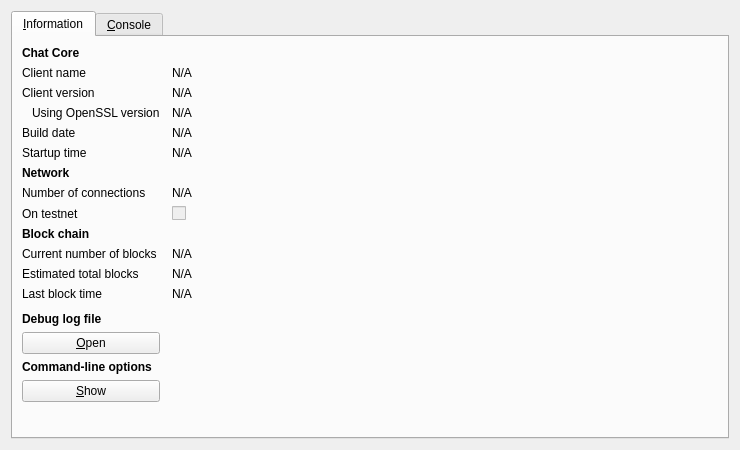
<?xml version="1.0" encoding="UTF-8"?>
<ui version="4.0">
 <class>RPCConsole</class>
 <widget class="QDialog" name="RPCConsole">
  <property name="geometry">
   <rect>
    <x>0</x>
    <y>0</y>
    <width>740</width>
    <height>450</height>
   </rect>
  </property>
  <property name="windowTitle">
   <string>Chat - Debug window</string>
  </property>
  <layout class="QVBoxLayout" name="verticalLayout_2">
   <item>
    <widget class="QTabWidget" name="tabWidget">
     <property name="currentIndex">
      <number>0</number>
     </property>
     <widget class="QWidget" name="tab_info">
      <attribute name="title">
       <string>&amp;Information</string>
      </attribute>
      <layout class="QGridLayout" name="gridLayout" columnstretch="0,1">
       <property name="horizontalSpacing">
        <number>12</number>
       </property>
       <item row="0" column="0">
        <widget class="QLabel" name="label_9">
         <property name="font">
          <font>
           <weight>75</weight>
           <bold>true</bold>
          </font>
         </property>
         <property name="text">
          <string>Chat Core</string>
         </property>
        </widget>
       </item>
       <item row="1" column="0">
        <widget class="QLabel" name="label_5">
         <property name="text">
          <string>Client name</string>
         </property>
        </widget>
       </item>
       <item row="1" column="1">
        <widget class="QLabel" name="clientName">
         <property name="cursor">
          <cursorShape>IBeamCursor</cursorShape>
         </property>
         <property name="text">
          <string>N/A</string>
         </property>
         <property name="textFormat">
          <enum>Qt::PlainText</enum>
         </property>
         <property name="textInteractionFlags">
          <set>Qt::LinksAccessibleByMouse|Qt::TextSelectableByKeyboard|Qt::TextSelectableByMouse</set>
         </property>
        </widget>
       </item>
       <item row="2" column="0">
        <widget class="QLabel" name="label_6">
         <property name="text">
          <string>Client version</string>
         </property>
        </widget>
       </item>
       <item row="2" column="1">
        <widget class="QLabel" name="clientVersion">
         <property name="cursor">
          <cursorShape>IBeamCursor</cursorShape>
         </property>
         <property name="text">
          <string>N/A</string>
         </property>
         <property name="textFormat">
          <enum>Qt::PlainText</enum>
         </property>
         <property name="textInteractionFlags">
          <set>Qt::LinksAccessibleByMouse|Qt::TextSelectableByKeyboard|Qt::TextSelectableByMouse</set>
         </property>
        </widget>
       </item>
       <item row="3" column="0">
        <widget class="QLabel" name="label_14">
         <property name="text">
          <string>Using OpenSSL version</string>
         </property>
         <property name="indent">
          <number>10</number>
         </property>
        </widget>
       </item>
       <item row="3" column="1">
        <widget class="QLabel" name="openSSLVersion">
         <property name="cursor">
          <cursorShape>IBeamCursor</cursorShape>
         </property>
         <property name="text">
          <string>N/A</string>
         </property>
         <property name="textFormat">
          <enum>Qt::PlainText</enum>
         </property>
         <property name="textInteractionFlags">
          <set>Qt::LinksAccessibleByMouse|Qt::TextSelectableByKeyboard|Qt::TextSelectableByMouse</set>
         </property>
        </widget>
       </item>
       <item row="4" column="0">
        <widget class="QLabel" name="label_12">
         <property name="text">
          <string>Build date</string>
         </property>
        </widget>
       </item>
       <item row="4" column="1">
        <widget class="QLabel" name="buildDate">
         <property name="cursor">
          <cursorShape>IBeamCursor</cursorShape>
         </property>
         <property name="text">
          <string>N/A</string>
         </property>
         <property name="textFormat">
          <enum>Qt::PlainText</enum>
         </property>
         <property name="textInteractionFlags">
          <set>Qt::LinksAccessibleByMouse|Qt::TextSelectableByKeyboard|Qt::TextSelectableByMouse</set>
         </property>
        </widget>
       </item>
       <item row="5" column="0">
        <widget class="QLabel" name="label_13">
         <property name="text">
          <string>Startup time</string>
         </property>
        </widget>
       </item>
       <item row="5" column="1">
        <widget class="QLabel" name="startupTime">
         <property name="cursor">
          <cursorShape>IBeamCursor</cursorShape>
         </property>
         <property name="text">
          <string>N/A</string>
         </property>
         <property name="textFormat">
          <enum>Qt::PlainText</enum>
         </property>
         <property name="textInteractionFlags">
          <set>Qt::LinksAccessibleByMouse|Qt::TextSelectableByKeyboard|Qt::TextSelectableByMouse</set>
         </property>
        </widget>
       </item>
       <item row="6" column="0">
        <widget class="QLabel" name="label_11">
         <property name="font">
          <font>
           <weight>75</weight>
           <bold>true</bold>
          </font>
         </property>
         <property name="text">
          <string>Network</string>
         </property>
        </widget>
       </item>
       <item row="7" column="0">
        <widget class="QLabel" name="label_7">
         <property name="text">
          <string>Number of connections</string>
         </property>
        </widget>
       </item>
       <item row="7" column="1">
        <widget class="QLabel" name="numberOfConnections">
         <property name="cursor">
          <cursorShape>IBeamCursor</cursorShape>
         </property>
         <property name="text">
          <string>N/A</string>
         </property>
         <property name="textFormat">
          <enum>Qt::PlainText</enum>
         </property>
         <property name="textInteractionFlags">
          <set>Qt::LinksAccessibleByMouse|Qt::TextSelectableByKeyboard|Qt::TextSelectableByMouse</set>
         </property>
        </widget>
       </item>
       <item row="8" column="0">
        <widget class="QLabel" name="label_8">
         <property name="text">
          <string>On testnet</string>
         </property>
        </widget>
       </item>
       <item row="8" column="1">
        <widget class="QCheckBox" name="isTestNet">
         <property name="enabled">
          <bool>false</bool>
         </property>
         <property name="text">
          <string/>
         </property>
        </widget>
       </item>
       <item row="9" column="0">
        <widget class="QLabel" name="label_10">
         <property name="font">
          <font>
           <weight>75</weight>
           <bold>true</bold>
          </font>
         </property>
         <property name="text">
          <string>Block chain</string>
         </property>
        </widget>
       </item>
       <item row="10" column="0">
        <widget class="QLabel" name="label_3">
         <property name="text">
          <string>Current number of blocks</string>
         </property>
        </widget>
       </item>
       <item row="10" column="1">
        <widget class="QLabel" name="numberOfBlocks">
         <property name="cursor">
          <cursorShape>IBeamCursor</cursorShape>
         </property>
         <property name="text">
          <string>N/A</string>
         </property>
         <property name="textFormat">
          <enum>Qt::PlainText</enum>
         </property>
         <property name="textInteractionFlags">
          <set>Qt::LinksAccessibleByMouse|Qt::TextSelectableByKeyboard|Qt::TextSelectableByMouse</set>
         </property>
        </widget>
       </item>
       <item row="11" column="0">
        <widget class="QLabel" name="label_4">
         <property name="text">
          <string>Estimated total blocks</string>
         </property>
        </widget>
       </item>
       <item row="11" column="1">
        <widget class="QLabel" name="totalBlocks">
         <property name="cursor">
          <cursorShape>IBeamCursor</cursorShape>
         </property>
         <property name="text">
          <string>N/A</string>
         </property>
         <property name="textFormat">
          <enum>Qt::PlainText</enum>
         </property>
         <property name="textInteractionFlags">
          <set>Qt::LinksAccessibleByMouse|Qt::TextSelectableByKeyboard|Qt::TextSelectableByMouse</set>
         </property>
        </widget>
       </item>
       <item row="12" column="0">
        <widget class="QLabel" name="label_2">
         <property name="text">
          <string>Last block time</string>
         </property>
        </widget>
       </item>
       <item row="12" column="1">
        <widget class="QLabel" name="lastBlockTime">
         <property name="cursor">
          <cursorShape>IBeamCursor</cursorShape>
         </property>
         <property name="text">
          <string>N/A</string>
         </property>
         <property name="textFormat">
          <enum>Qt::PlainText</enum>
         </property>
         <property name="textInteractionFlags">
          <set>Qt::LinksAccessibleByMouse|Qt::TextSelectableByKeyboard|Qt::TextSelectableByMouse</set>
         </property>
        </widget>
       </item>
       <item row="13" column="0">
        <spacer name="verticalSpacer_2">
         <property name="orientation">
          <enum>Qt::Vertical</enum>
         </property>
         <property name="sizeHint" stdset="0">
          <size>
           <width>20</width>
           <height>20</height>
          </size>
         </property>
        </spacer>
       </item>
       <item row="14" column="0">
        <widget class="QLabel" name="labelDebugLogfile">
         <property name="font">
          <font>
           <weight>75</weight>
           <bold>true</bold>
          </font>
         </property>
         <property name="text">
          <string>Debug log file</string>
         </property>
        </widget>
       </item>
       <item row="15" column="0">
        <widget class="QPushButton" name="openDebugLogfileButton">
         <property name="toolTip">
          <string>Open the Chat debug log file from the current data directory. This can take a few seconds for large log files.</string>
         </property>
         <property name="text">
          <string>&amp;Open</string>
         </property>
         <property name="autoDefault">
          <bool>false</bool>
         </property>
        </widget>
       </item>
       <item row="16" column="0">
        <widget class="QLabel" name="labelCLOptions">
         <property name="font">
          <font>
           <weight>75</weight>
           <bold>true</bold>
          </font>
         </property>
         <property name="text">
          <string>Command-line options</string>
         </property>
        </widget>
       </item>
       <item row="17" column="0">
        <widget class="QPushButton" name="showCLOptionsButton">
         <property name="toolTip">
          <string>Show the Chat-Qt help message to get a list with possible Chat command-line options.</string>
         </property>
         <property name="text">
          <string>&amp;Show</string>
         </property>
         <property name="autoDefault">
          <bool>false</bool>
         </property>
        </widget>
       </item>
       <item row="18" column="0">
        <spacer name="verticalSpacer">
         <property name="orientation">
          <enum>Qt::Vertical</enum>
         </property>
         <property name="sizeHint" stdset="0">
          <size>
           <width>20</width>
           <height>40</height>
          </size>
         </property>
        </spacer>
       </item>
      </layout>
     </widget>
     <widget class="QWidget" name="tab_console">
      <attribute name="title">
       <string>&amp;Console</string>
      </attribute>
      <layout class="QVBoxLayout" name="verticalLayout_3">
       <property name="spacing">
        <number>3</number>
       </property>
       <item>
        <widget class="QTextEdit" name="messagesWidget">
         <property name="minimumSize">
          <size>
           <width>0</width>
           <height>100</height>
          </size>
         </property>
         <property name="readOnly">
          <bool>true</bool>
         </property>
         <property name="tabKeyNavigation" stdset="0">
          <bool>false</bool>
         </property>
         <property name="columnCount" stdset="0">
          <number>2</number>
         </property>
        </widget>
       </item>
       <item>
        <layout class="QHBoxLayout" name="horizontalLayout">
         <property name="spacing">
          <number>3</number>
         </property>
         <item>
          <widget class="QLabel" name="label">
           <property name="text">
            <string notr="true">&gt;</string>
           </property>
          </widget>
         </item>
         <item>
          <widget class="QLineEdit" name="lineEdit"/>
         </item>
         <item>
          <widget class="QPushButton" name="clearButton">
           <property name="maximumSize">
            <size>
             <width>24</width>
             <height>24</height>
            </size>
           </property>
           <property name="toolTip">
            <string>Clear console</string>
           </property>
           <property name="text">
            <string/>
           </property>
           <property name="icon">
            <iconset resource="../bitcoin.qrc">
             <normaloff>:/icons/remove</normaloff>:/icons/remove</iconset>
           </property>
           <property name="shortcut">
            <string notr="true">Ctrl+L</string>
           </property>
           <property name="autoDefault">
            <bool>false</bool>
           </property>
          </widget>
         </item>
        </layout>
       </item>
      </layout>
     </widget>
    </widget>
   </item>
  </layout>
 </widget>
 <resources>
  <include location="../bitcoin.qrc"/>
 </resources>
 <connections/>
</ui>
